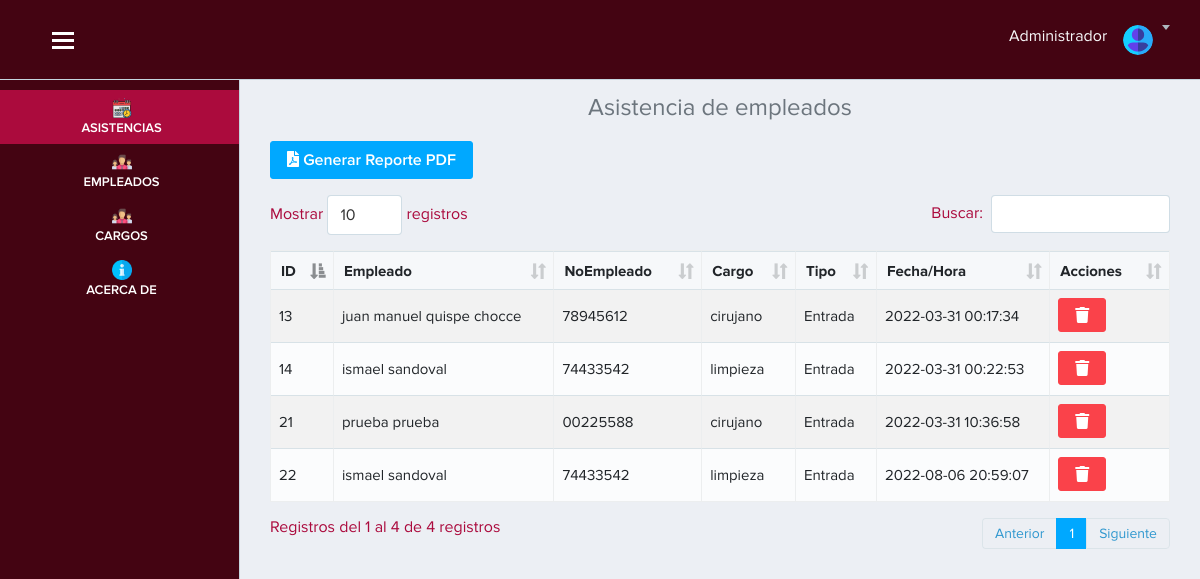
Page /vista/inicio.php?id=13 (signed in) on the committed database.
### tables this page shows
CREATE TABLE `asistencia` (
  `id_asistencia` int(11) NOT NULL AUTO_INCREMENT,
  `dni` varchar(255) NOT NULL,
  `tipo` varchar(20) NOT NULL,
  `fecha` datetime DEFAULT NULL,
  PRIMARY KEY (`id_asistencia`),
  KEY `fk2` (`dni`),
  CONSTRAINT `fk2` FOREIGN KEY (`dni`) REFERENCES `empleado` (`dni`) ON DELETE CASCADE
);

CREATE TABLE `empleado` (
  `id_empleado` int(11) NOT NULL AUTO_INCREMENT,
  `nombre` varchar(100) DEFAULT NULL,
  `apellido` varchar(255) DEFAULT NULL,
  `dni` varchar(255) NOT NULL,
  `cargo` int(11) NOT NULL,
  `usuario` varchar(100) NOT NULL,
  `password` varchar(255) NOT NULL,
  `is_admin` tinyint(1) NOT NULL DEFAULT '0',
  PRIMARY KEY (`id_empleado`),
  UNIQUE KEY `dni_unique` (`dni`),
  KEY `fk1` (`cargo`),
  CONSTRAINT `fk1` FOREIGN KEY (`cargo`) REFERENCES `cargo` (`id_cargo`) ON DELETE CASCADE
);

CREATE TABLE `cargo` (
  `id_cargo` int(11) NOT NULL AUTO_INCREMENT,
  `nombre` varchar(100) DEFAULT NULL,
  PRIMARY KEY (`id_cargo`)
);

### vista/inicio.php (the view, shortened to what this page needs)
<?php require('./layout/topbar.php'); ?>
<?php require('./layout/sidebar.php'); ?>
<div class="page-content">
    <h4 class="text-center text-secondary">Asistencia de empleados</h4>
    <?php
    include "../controlador/controlador_eliminar_asistencia.php";
    $sql = $conexion->query("SELECT
    asistencia.id_asistencia,
    asistencia.dni,
    asistencia.tipo,
    asistencia.fecha,
    empleado.nombre as 'nom_empleado',
    empleado.apellido,
    empleado.dni,
    empleado.cargo,
    cargo.id_cargo,
    cargo.nombre as 'nom_cargo'
    FROM
    asistencia
    INNER JOIN empleado ON asistencia.dni = empleado.dni
    INNER JOIN cargo ON empleado.cargo = cargo.id_cargo");
    ?>
    <div class="container-fluid">
        <div class="mb-3">
            <button type="button" class="btn btn-primary" data-toggle="modal" data-target="#modalFiltros">
                <i class="fas fa-file-pdf"></i> Generar Reporte PDF
            </button>
        </div>
        <div class="table-responsive">
            <table class="table table-bordered table-hover w-100 table-striped" id="example">
                <thead>
                    <tr>
                        <th scope="col">ID</th>
                        <th scope="col">Empleado</th>
                        <th scope="col">NoEmpleado</th>
                        <th scope="col">Cargo</th>
                        <th scope="col">Tipo</th>
                        <th scope="col">Fecha/Hora</th>
                        <th scope="col">Acciones</th>
                    </tr>
                </thead>
                <tbody>
                    <?php
                    while ($datos = $sql->fetch_object()) { ?>
                    <tr>
                        <td><?= $datos->id_asistencia ?></td>
                        <td><?= $datos->nom_empleado. " ". $datos->apellido ?></td>
                        <td><?= $datos->dni ?></td>
                        <td><?= $datos->nom_cargo ?></td>
                        <td><?= ucfirst($datos->tipo) ?></td>
                        <td><?= $datos->fecha ?></td>
                        <td>
                            <a href="inicio.php?id=<?= $datos->id_asistencia ?>" onclick="advertencia(event)" class="btn btn-danger">
                                <i class="fas fa-trash"></i>
                            </a>
                        </td>
                    </tr>
                    <?php } ?>
                </tbody>
            </table>
        </div>
    </div>
</div>
</div>
<?php require('./layout/footer.php'); ?>

### vista/layout/topbar.php (style rules this page uses)
.page-content { margin-top: 70px; }

### rows in the picture
asistencia: id_asistencia "13", empleado.nombre "juan manuel", empleado.apellido "quispe chocce", empleado.dni "78945612", cargo.nombre "cirujano", tipo "Entrada", fecha "2022-03-31 00:17:34"
asistencia: id_asistencia "14", empleado.nombre "ismael", empleado.apellido "sandoval", empleado.dni "74433542", cargo.nombre "limpieza", tipo "Entrada", fecha "2022-03-31 00:22:53"
asistencia: id_asistencia "21", empleado.nombre "prueba", empleado.apellido "prueba", empleado.dni "00225588", cargo.nombre "cirujano", tipo "Entrada", fecha "2022-03-31 10:36:58"
asistencia: id_asistencia "22", empleado.nombre "ismael", empleado.apellido "sandoval", empleado.dni "74433542", cargo.nombre "limpieza", tipo "Entrada", fecha "2022-08-06 20:59:07"
